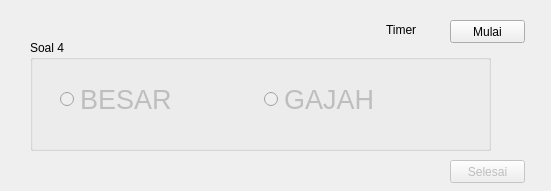
<?xml version="1.0" encoding="UTF-8"?>
<ui version="4.0">
 <class>Form</class>
 <widget class="QWidget" name="Form">
  <property name="geometry">
   <rect>
    <x>0</x>
    <y>0</y>
    <width>551</width>
    <height>191</height>
   </rect>
  </property>
  <property name="windowTitle">
   <string>Form</string>
  </property>
  <widget class="QGroupBox" name="groupBox">
   <property name="geometry">
    <rect>
     <x>30</x>
     <y>40</y>
     <width>461</width>
     <height>111</height>
    </rect>
   </property>
   <property name="title">
    <string>Soal 4</string>
   </property>
   <widget class="QWidget" name="horizontalLayoutWidget">
    <property name="geometry">
     <rect>
      <x>30</x>
      <y>20</y>
      <width>401</width>
      <height>80</height>
     </rect>
    </property>
    <layout class="QHBoxLayout" name="horizontalLayout">
     <item>
      <widget class="QRadioButton" name="radioButton">
       <property name="enabled">
        <bool>false</bool>
       </property>
       <property name="font">
        <font>
         <pointsize>20</pointsize>
        </font>
       </property>
       <property name="text">
        <string>BESAR</string>
       </property>
      </widget>
     </item>
     <item>
      <widget class="QRadioButton" name="radioButton_2">
       <property name="enabled">
        <bool>false</bool>
       </property>
       <property name="font">
        <font>
         <pointsize>20</pointsize>
        </font>
       </property>
       <property name="text">
        <string>GAJAH</string>
       </property>
      </widget>
     </item>
    </layout>
   </widget>
  </widget>
  <widget class="QPushButton" name="nextEx">
   <property name="enabled">
    <bool>false</bool>
   </property>
   <property name="geometry">
    <rect>
     <x>450</x>
     <y>160</y>
     <width>75</width>
     <height>23</height>
    </rect>
   </property>
   <property name="text">
    <string>Selesai</string>
   </property>
  </widget>
  <widget class="QPushButton" name="startEx">
   <property name="geometry">
    <rect>
     <x>450</x>
     <y>20</y>
     <width>75</width>
     <height>23</height>
    </rect>
   </property>
   <property name="text">
    <string>Mulai</string>
   </property>
  </widget>
  <widget class="QLabel" name="ttimer">
   <property name="geometry">
    <rect>
     <x>386</x>
     <y>20</y>
     <width>51</width>
     <height>20</height>
    </rect>
   </property>
   <property name="text">
    <string>Timer</string>
   </property>
  </widget>
 </widget>
 <resources/>
 <connections/>
</ui>
